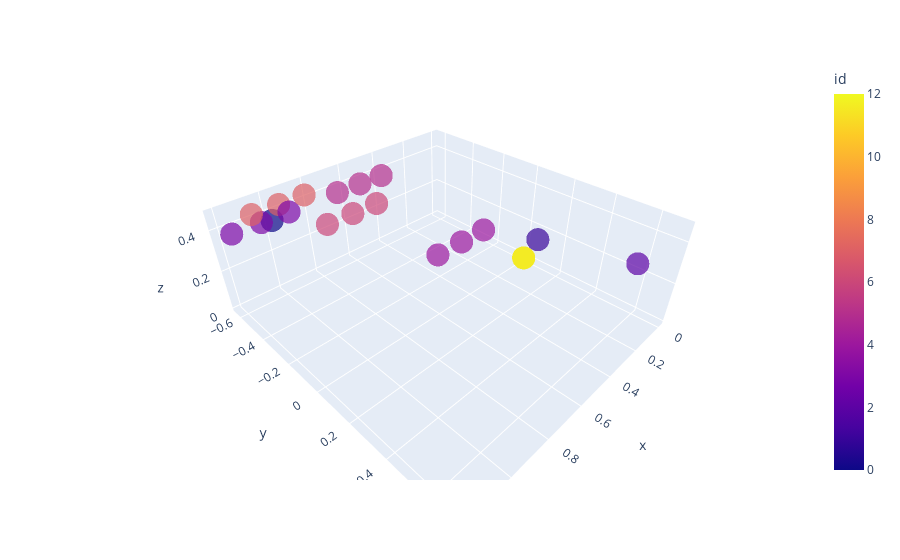

Notebook cell for this chart:
### Code cell
import plotly.graph_objects as go
import plotly.express as px
sample = dataset[k]
s = copy.deepcopy(sample["state"]).numpy()
s = np.concatenate( [s,np.arange(0,13,1).reshape(-1,1)], axis = 1)
extensions = []
for obj in s:
    if obj[9] > 3:
        ext = copy.deepcopy(obj)
        ext2 = copy.deepcopy(obj)
        ds = 0.125
        
        ext[0] += ds * ext[7]
        ext[1] += ds * ext[8]
        ext2[0] -= ds * ext[7]
        ext2[1] -= ds * ext[8]
        extensions.append(ext)
        extensions.append(ext2)
extensions = np.array(extensions)
s = np.concatenate([s, np.array(extensions)], axis = 0)
fig = go.Figure()
fig = px.scatter_3d(s, x = 0, y = 1, z = 2, color = 10, hover_data=[10, 9] ,labels = {"0" : "x", "1": "y", "2":"z", "9":"type", "10": "id"}, opacity = 0.7)
fig.show()
# input()

### Figure 1 — Plotly figure (JSON) as saved in the notebook; plotly's stock layout.template omitted (floating-point values rounded to 4 significant figures)
{"data": [{"customdata": [[0, 1], [1, 2], [2, 3], [3, 4], [4, 5], [5, 5], [6, 5], [7, 4], [8, 0], [9, 0], [10, 0], [11, 0], [12, 0], [3, 4], [3, 4], [4, 5], [4, 5], [5, 5], [5, 5], [6, 5], [6, 5], [7, 4], [7, 4]], "hovertemplate": "x=%{x}<br>y=%{y}<br>z=%{z}<br>id=%{marker.color}<br>type=%{customdata[1]}<extra></extra>", "legendgroup": "", "marker": {"color": [0, 1, 2, 3, 4, 5, 6, 7, 8, 9, 10, 11, 12, 3, 3, 4, 4, 5, 5, 6, 6, 7, 7], "coloraxis": "coloraxis", "opacity": 0.7, "symbol": "circle"}, "mode": "markers", "name": "", "scene": "scene", "showlegend": false, "type": "scatter3d", "x": [1.072, 0.3945, 0.3132, 1.073, 0.6112, 0.5768, 0.7688, 0.944, 0, 0, 0, 0, 0, 1.198, 0.9479, 0.4862, 0.7362, 0.4518, 0.7018, 0.6438, 0.8938, 1.069, 0.819], "y": [-0.4348, 0.3253, 0.6865, -0.5358, 0.1316, -0.5417, -0.3372, -0.6255, 0, 0, 0, 0, 0, -0.5358, -0.5358, 0.1315, 0.1317, -0.542, -0.5413, -0.3375, -0.3368, -0.6256, -0.6255], "z": [0.475, 0.425, 0.45, 0.425, 0.425, 0.425, 0.425, 0.425, 0, 0, 0, 0, 0, 0.425, 0.425, 0.425, 0.425, 0.425, 0.425, 0.425, 0.425, 0.425, 0.425]}], "layout": {"coloraxis": {"colorbar": {"title": {"text": "id"}}, "colorscale": [[0, "#0d0887"], [0.1111, "#46039f"], [0.2222, "#7201a8"], [0.3333, "#9c179e"], [0.4444, "#bd3786"], [0.5556, "#d8576b"], [0.6667, "#ed7953"], [0.7778, "#fb9f3a"], [0.8889, "#fdca26"], [1, "#f0f921"]]}, "legend": {"tracegroupgap": 0}, "margin": {"t": 60}, "scene": {"domain": {"x": [0, 1], "y": [0, 1]}, "xaxis": {"title": {"text": "x"}}, "yaxis": {"title": {"text": "y"}}, "zaxis": {"title": {"text": "z"}}}}}
